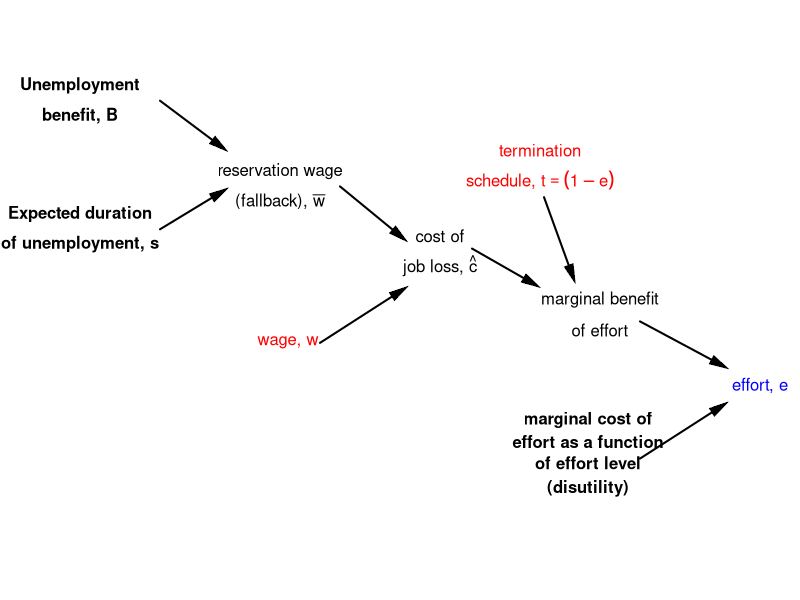

Write the R code that produced this figure.
require(shape)
pdf(file = "employment/relationships_w_e.pdf", width = 9, height = 7)

#Set parameters for graphics
axislabelsize <- 1.5
graphlinewidth <- 3
segmentlinewidth <- 2

COL <- c("#7fc97f", "#beaed4", "#fdc086", "#ffff99", "#386cb0", "#f0027f", "#bf5b17", "#666666")
COLA <- c("#99d8c9","#66c2a4","#41ae76", "#238b45", "#005824")
COLB <- c("#4eb3d3", "#2b8cbe", "#0868ac","#084081")

par(mar =  c(0, 0, 0, 0))

xlims <- c(0, 20)
ylims <- c(2, 16)

npts <- 501 
x <- seq(xlims[1], xlims[2], length.out = npts)
y <- seq(ylims[1], ylims[2], length.out = npts) 
a <- c(72, 81, 90, 91.125)
b <- c(61, 72, 81, 90)

plot(0, 0, xlim = xlims, ylim = ylims, type = "n",
     xlab = expression(paste("")),
     ylab = expression(paste("")), 
     xaxt = "n", 
     yaxt = "n", 
     cex.lab = axislabelsize, 
     bty = "n",
     xaxs="i", 
     yaxs="i")

ticksy <- seq(from = 0, to = ylims[2], by = 2)
ylabels <- seq(from = 0, to = ylims[2], by = 2)
ticksx <- seq(from = 0, to = xlims[2], by = 2)
xlabels <- seq(from = 0, to = xlims[2], by = 2)


text(2, 14, expression(paste(bold("Unemployment"))))
text(2, 13.3, expression(paste(bold("benefit, B"))))
Arrows(4, 13.65, 5.5, 12.6, col = "black", lty = 1, lwd = 2, arr.type = "triangle", arr.lwd = 0.5)


text(2, 11, expression(paste(bold("Expected duration"))))
text(2, 10.3, expression(paste(bold("of unemployment, s"))))
Arrows(4, 10.65, 5.5, 11.5, col = "black", lty = 1, lwd = 2, arr.type = "triangle", arr.lwd = 0.5)


text(7, 12, expression(paste("reservation wage")))
text(7, 11.3, expression(paste("(fallback), ", bar(w))))
Arrows(8.5, 11.65, 10, 10.5, col = "black", lty = 1, lwd = 2, arr.type = "triangle", arr.lwd = 0.5)

text(7.2, 8, expression(paste("wage, ", w)), col = "red")
Arrows(8, 8, 10, 9.2, col = "black", lty = 1, lwd = 2, arr.type = "triangle", arr.lwd = 0.5)

text(11, 10.5, expression(paste("cost of")))
text(11, 9.8, expression(paste("job loss, ", hat(c))))
Arrows(11.8, 10.2, 13.3, 9.4, col = "black", lty = 1, lwd = 2, arr.type = "triangle", arr.lwd = 0.5)

text(13.5, 12.5, expression(paste("termination")), col = "red")
text(13.5, 11.8, expression(paste("schedule, ", t == (1 - e))), col = "red")
Arrows(13.6, 11.4, 14.3, 9.6, col = "black", lty = 1, lwd = 2, arr.type = "triangle", arr.lwd = 0.5)


text(15, 9, expression(paste("marginal benefit")))
text(15, 8.3, expression(paste("of effort")))
Arrows(16, 8.5, 18, 7.5, col = "black", lty = 1, lwd = 2, arr.type = "triangle", arr.lwd = 0.5)

text(14.7, 6.2, expression(paste(bold("marginal cost of"))))
text(14.7, 5.7, expression(paste(bold("effort as a function"))))
text(14.7, 5.2, expression(paste(bold("of effort level"))))
text(14.7, 4.6, expression(paste(bold("(disutility)"))))
Arrows(16, 5.3, 18, 6.5, col = "black", lty = 1, lwd = 2, arr.type = "triangle", arr.lwd = 0.5)

text(19, 7, expression(paste("effort, ", e)), col = "blue")


dev.off()
